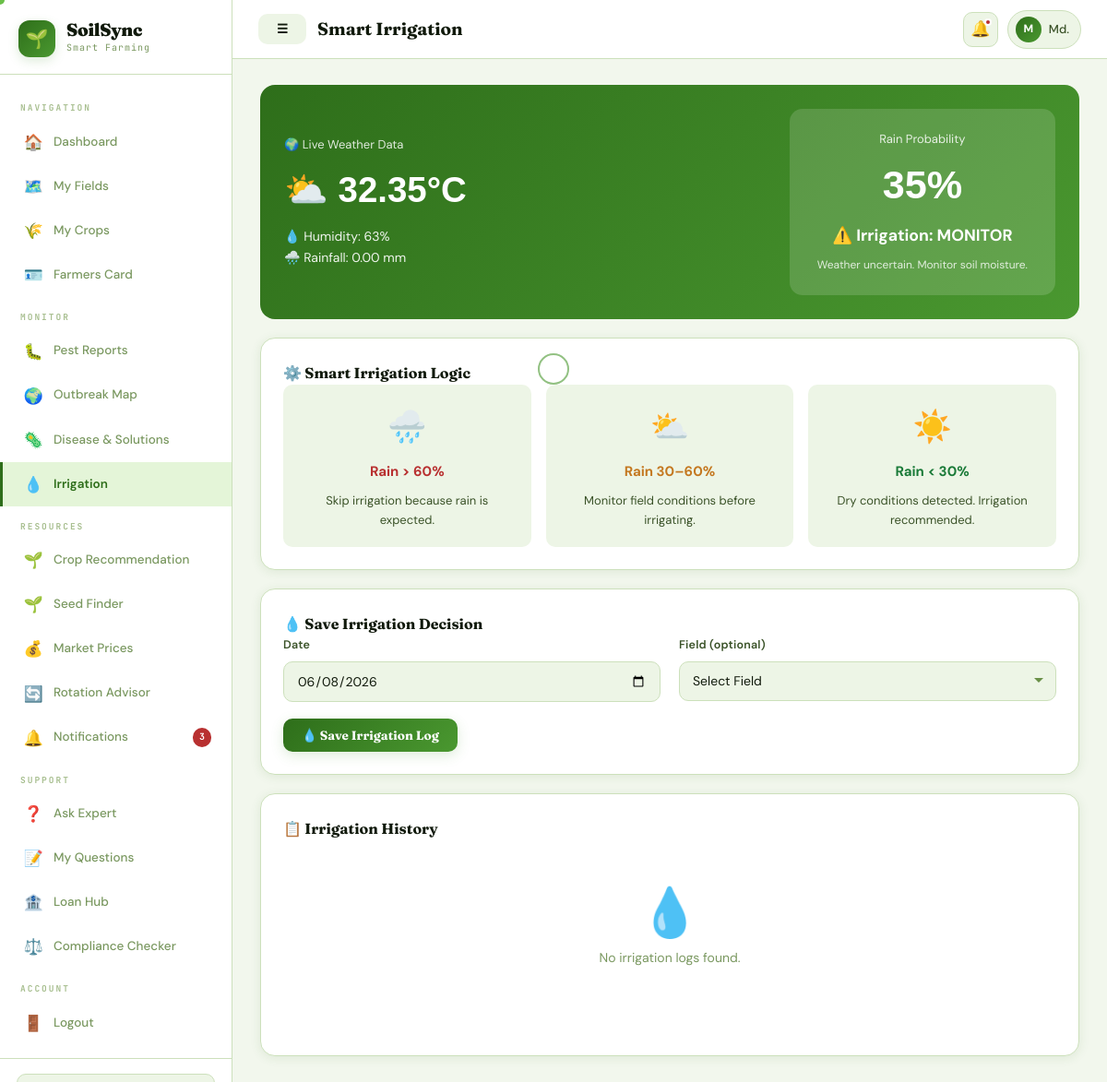
Screenshot of /irrigation.php (signed in) with the database file from the repository.
### tables this page shows
CREATE TABLE `users` (
  `id` int(11) NOT NULL,
  `name` varchar(100) NOT NULL,
  `phone` varchar(20) NOT NULL,
  `password` varchar(255) NOT NULL,
  `role` enum('farmer','expert','admin') DEFAULT 'farmer',
  `location_id` int(11) DEFAULT NULL,
  `created_at` timestamp NOT NULL DEFAULT current_timestamp(),
  `fc_card_number` varchar(20) DEFAULT NULL,
  `fc_category` enum('landless','marginal','small','medium','large') DEFAULT NULL,
  `fc_land_size` decimal(8,2) DEFAULT NULL,
  `fc_bank_account` varchar(30) DEFAULT NULL,
  `fc_registered_at` datetime DEFAULT NULL,
  `fc_phase` enum('pre_pilot','pilot','national') DEFAULT NULL
);

CREATE TABLE `weather_data` (
  `id` int(11) NOT NULL,
  `location_id` int(11) DEFAULT NULL,
  `temperature` decimal(5,2) DEFAULT NULL,
  `rainfall` decimal(5,2) DEFAULT NULL,
  `humidity` int(11) DEFAULT NULL,
  `rain_probability` int(11) DEFAULT 0,
  `recorded_at` timestamp NOT NULL DEFAULT current_timestamp()
);

### db.php (called while the page is built, shortened)
<?php
function isLoggedIn(): bool {
    return isset($_SESSION['user_id']) && !empty($_SESSION['user_id']);
}
function currentUser($conn): ?array {
    $id = (int)$_SESSION['user_id'];
    $r = $conn->query("
        SELECT u.*, l.division, l.district
        FROM users u
        LEFT JOIN locations l ON u.location_id=l.id
        WHERE u.id=$id
        LIMIT 1
    ");
    return $r ? $r->fetch_assoc() : null;
}
function unreadCount($conn, int $uid): int {
    $r = $conn->query("
        SELECT COUNT(*) AS c
        FROM notifications
        WHERE user_id=$uid AND is_read=0
    ");
    return $r ? (int)$r->fetch_assoc()['c'] : 0;
}
?>

### irrigation.php (the view, shortened to what this page needs)
<?php
require_once 'db.php';
$pageTitle = 'Smart Irrigation';
$activeNav = 'irrigation';
$user = currentUser($conn);
$uid = (int)$user['id'];
$locId = (int)($user['location_id'] ?? 0);
$weather = null;
if ($locId > 0) {
    $weather = $conn->query("
        SELECT *
        FROM weather_data
        WHERE location_id = $locId
        ORDER BY recorded_at DESC
        LIMIT 1
    ")->fetch_assoc();
}
$logs = $conn->query("
SELECT
    il.*,
    f.name AS field_name
FROM irrigation_logs il
LEFT JOIN fields f
ON il.field_id = f.id
WHERE il.user_id = $uid
ORDER BY il.date DESC, il.id DESC
LIMIT 20
");
include 'layout.php';
?>
<?php if ($weather):
    $rp = (int)$weather['rain_probability'];
    if ($rp > 60) {
        $irr = 'OFF';
        $irrIcon = '❌';
        $irrColor = 'var(--danger)';
    }
    elseif ($rp >= 30) {
        $irr = 'MONITOR';
        $irrIcon = '⚠️';
    }
    else {
        $irr = 'ON';
        $irrIcon = '✅';
        $irrColor = 'var(--success)';
    }
    $weatherIcon = '☀️';
    if ($rp > 60) {
        $weatherIcon = '🌧️';
    }
    elseif ($rp >= 30) {
        $weatherIcon = '⛅';
    }
?>
<div style="
    background:linear-gradient(135deg,var(--accent),var(--accent2));
    border-radius:var(--radius);
    padding:26px;
    margin-bottom:20px;
    color:#fff;
    display:flex;
    justify-content:space-between;
    align-items:center;
    flex-wrap:wrap;
    gap:20px;
">
    <div>
        <div style="
            font-size:13px;
            opacity:.85;
            margin-bottom:6px;
        ">
            🌍 Live Weather Data
        </div>
        <div style="
            font-family:'Syne',sans-serif;
            font-size:2.4rem;
            font-weight:800;
        ">
            <?= $weatherIcon ?>
            <?= $weather['temperature'] ?>°C
        </div>
        <div style="
            font-size:14px;
            margin-top:8px;
            opacity:.92;
        ">
            💧 Humidity:
            <?= $weather['humidity'] ?>%
            <br>
            🌧️ Rainfall:
            <?= $weather['rainfall'] ?> mm
        </div>
    </div>
    <div style="
        background:rgba(255,255,255,.15);
        border-radius:14px;
        padding:22px 30px;
        text-align:center;
        min-width:240px;
    ">
        <div style="
            font-size:13px;
            opacity:.85;
        ">
            Rain Probability
        </div>
        <div style="
            font-family:'Syne',sans-serif;
            font-size:2.7rem;
            font-weight:800;
            margin:4px 0;
        ">
            <?= $rp ?>%
        </div>
        <div style="
            font-size:1.1rem;
            font-weight:700;
        ">
            <?= $irrIcon ?>
            Irrigation:
            <?= $irr ?>
        </div>
        <div style="
            font-size:12px;
            opacity:.82;
            margin-top:8px;
        ">
            <?php if ($irr == 'OFF'): ?>
                Rain expected soon.
                Skip irrigation today.
            <?php elseif ($irr == 'MONITOR'): ?>
                Weather uncertain.
                Monitor soil moisture.
            <?php else: ?>
                Dry weather detected.
                Irrigation recommended.
            <?php endif; ?>
        </div>
    </div>
</div>
<?php else: ?>
<div class="alert alert-info">
    ☁️ No weather data available for your location.
</div>
<?php endif; ?>
<div class="card" style="margin-bottom:20px">
    <div class="card-title">
        ⚙️ Smart Irrigation Logic
    </div>
    <div class="grid-3">
        <div style="
            background:var(--surface2);
            border-radius:var(--radius-sm);
            padding:18px;
            text-align:center;
        ">
            <div style="font-size:34px">🌧️</div>
            <div style="
                margin:8px 0;
                font-weight:700;
                color:var(--danger);
            ">
                Rain > 60%
            </div>
            <div style="
                font-size:13px;
                color:var(--text2);
            ">
                Skip irrigation because rain is expected.
            </div>
        </div>
        <div style="
            background:var(--surface2);
            border-radius:var(--radius-sm);
            padding:18px;
            text-align:center;
        ">
            <div style="font-size:34px">⛅</div>
            <div style="
                margin:8px 0;
                font-weight:700;
                color:var(--warn);
            ">
                Rain 30–60%
            </div>
            <div style="
                font-size:13px;
                color:var(--text2);
            ">
                Monitor field conditions before irrigating.
            </div>
        </div>
        <div style="
            background:var(--surface2);
            border-radius:var(--radius-sm);
            padding:18px;
            text-align:center;
        ">
            <div style="font-size:34px">☀️</div>
            <div style="
                margin:8px 0;
                font-weight:700;
                color:var(--success);
            ">
                Rain < 30%
            </div>
            <div style="
                font-size:13px;
                color:var(--text2);
            ">
                Dry conditions detected. Irrigation recommended.
            </div>
        </div>
    </div>
</div>
<div class="card" style="margin-bottom:20px">
    <div class="card-title">
        💧 Save Irrigation Decision
    </div>
    <form method="post">
        <div class="grid-2">
            <div class="form-group">
                <label>Date</label>
                <input
                    type="date"
                    name="date"
                    value="<?= date('Y-m-d') ?>"
                    required
                >
            </div>
            <div class="form-group">
                <label>Field (optional)</label>
                <select name="field_id">
                    <option value="">
                        Select Field
                    </option>
                </select>
            </div>
        </div>
        <button class="btn btn-primary">
            💧 Save Irrigation Log
        </button>
    </form>
</div>
<div class="card">
    <div class="card-title">
        📋 Irrigation History
    </div>
    <?php if ($logs->num_rows === 0): ?>
        <div class="empty-state">
            <div class="empty-icon">💧</div>
            <p>No irrigation logs found.</p>
        </div>
    <?php endif; ?>
</div>
<?php include 'layout_end.php'; ?>

### layout.php (shortened to what this page needs)
<?php
$user        = currentUser($conn);
$uid         = $user ? (int)$user['id'] : 0;
$userName    = $user['name'] ?? 'User';
$userInitial = strtoupper(substr($userName, 0, 1));
$userRole    = $user['role'] ?? 'farmer';
$notifCount  = $uid ? unreadCount($conn, $uid) : 0;
$nav = [];
switch ($userRole) {
 case 'farmer':
$nav = [
  'main' => [
    ['href'=>'dashboard.php','icon'=>'🏠','label'=>'Dashboard','key'=>'dashboard'],
    ['href'=>'fields.php','icon'=>'🗺️','label'=>'My Fields','key'=>'fields'],
    ['href'=>'crops.php','icon'=>'🌾','label'=>'My Crops','key'=>'crops'],
    ['href'=>'farmers_card.php','icon'=>'🪪','label'=>'Farmers Card','key'=>'farmers_card'],
  ],
  'monitor' => [
    ['href'=>'pest_report.php','icon'=>'🐛','label'=>'Pest Reports','key'=>'pest'],
    ['href'=>'outbreak_map.php','icon'=>'🌍','label'=>'Outbreak Map','key'=>'outbreak'],
    ['href'=>'disease.php','icon'=>'🦠','label'=>'Disease & Solutions','key'=>'disease'],
    ['href'=>'irrigation.php','icon'=>'💧','label'=>'Irrigation','key'=>'irrigation'],
  ],
  'resources' => [
    ['href'=>'crop_recommend.php','icon'=>'🌱','label'=>'Crop Recommendation','key'=>'crop_recommend'],
    ['href'=>'seeds.php','icon'=>'🌱','label'=>'Seed Finder','key'=>'seeds'],
    ['href'=>'market.php','icon'=>'💰','label'=>'Market Prices','key'=>'market'],
    ['href'=>'crop_rotation.php','icon'=>'🔄','label'=>'Rotation Advisor','key'=>'rotation'],
    ['href'=>'notifications.php','icon'=>'🔔','label'=>'Notifications','key'=>'notifications','badge'=>$notifCount],
  ],
  'support' => [
    ['href'=>'faq.php','icon'=>'❓','label'=>'Ask Expert','key'=>'faq'],
    ['href'=>'my_questions.php','icon'=>'📝','label'=>'My Questions','key'=>'myq'],
    ['href'=>'loan_hub.php','icon'=>'🏦','label'=>'Loan Hub','key'=>'loan_hub'],
    ['href'=>'compliance_checker.php','icon'=>'⚖️','label'=>'Compliance Checker','key'=>'compliance'],
  ],
];
break;
}
?>
<!DOCTYPE html>
<html lang="en" data-theme="light">
<head>
  <link rel="stylesheet" href="style.css">
</head>
<body>
<div class="app-layout">
  <aside class="sidebar" id="sidebar">
    <div class="sidebar-logo">
      <div class="logo-badge">🌱</div>
      <div class="logo-text-wrap">
        <div class="logo-name">SoilSync</div>
        <div class="logo-tag">Smart Farming</div>
      </div>
    </div>
    <nav class="sidebar-nav">
      <?php
      $sectionLabels = [
        'main'=>'Navigation',
        'monitor'=>'Monitor',
        'resources'=>'Resources',
        'expert'=>'Expert Tools',
        'admin'=>'Administration'
      ];
      foreach ($nav as $section => $items):
      ?>
        <div class="nav-section-label">
          <?= $sectionLabels[$section] ?? ucfirst($section) ?>
        </div>
        <?php foreach ($items as $item):
          $isActive = ($activeNav ?? '') === $item['key'];
        ?>
          <a href="<?= $item['href'] ?>" class="nav-item <?= $isActive ? 'active' : '' ?>">
            <span class="nav-ic"><?= $item['icon'] ?></span>
            <span><?= $item['label'] ?></span>
            <?php if (!empty($item['badge']) && $item['badge'] > 0): ?>
              <span class="nav-badge"><?= $item['badge'] ?></span>
            <?php endif; ?>
          </a>
        <?php endforeach; ?>
      <?php endforeach; ?>
      <div class="nav-section-label">Account</div>
      <a href="logout.php" class="nav-item">
        <span class="nav-ic">🚪</span>
        <span>Logout</span>
      </a>
    </nav>
    <div class="sidebar-footer">
      <div class="sidebar-user">
      </div>
    </div>
  </aside>
  <div class="main-wrap">
    <header class="topbar">
      <div class="topbar-left">
        <button class="mobile-menu-btn btn" id="mobileMenuBtn">☰</button>
        <span class="topbar-title"><?= htmlspecialchars($pageTitle ?? 'Dashboard') ?></span>
      </div>
      <div class="topbar-right">
        <a href="notifications.php" class="topbar-notif-btn">
          🔔
          <?php if ($notifCount > 0): ?>
            <span class="notif-dot"></span>
          <?php endif; ?>
        </a>
        <div class="topbar-user">
          <div class="t-av"><?= $userInitial ?></div>
          <span><?= htmlspecialchars(explode(' ', $userName)[0]) ?></span>
        </div>
      </div>
    </header>
    <div class="page-body">

### rows the page displays
users: name "M", name "Md."
weather_data: rain_probability "⛅", temperature "32.35", humidity "63", rainfall "0.00", rain_probability "35", rain_probability "⚠️", rain_probability "MONITOR"

### other values shown
$sectionLabels[$section] "NAVIGATION"
$item['icon'] "🏠"
$item['label'] "Dashboard"
$item['icon'] "🗺️"
$item['label'] "My Fields"
$item['icon'] "🌾"
$item['label'] "My Crops"
$item['icon'] "🪪"
$item['label'] "Farmers Card"
$sectionLabels[$section] "MONITOR"
$item['icon'] "🐛"
$item['label'] "Pest Reports"
$item['icon'] "🌍"
$item['label'] "Outbreak Map"
$item['icon'] "🦠"
